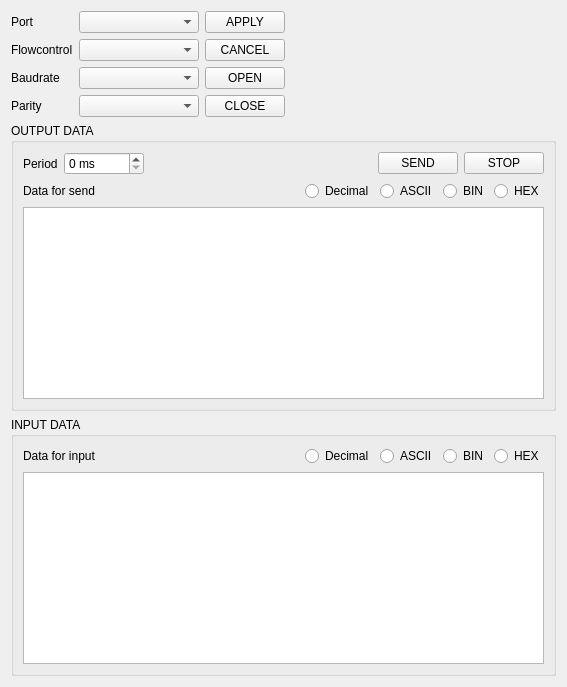
      <widget class="QWidget" name="Uart">
       <attribute name="title">
        <string>Uart</string>
       </attribute>
       <layout class="QVBoxLayout" name="verticalLayout_24">
        <item>
         <layout class="QHBoxLayout" name="horizontalLayout_7">
          <item>
           <layout class="QVBoxLayout" name="verticalLayout_17">
            <item>
             <layout class="QHBoxLayout" name="horizontalLayout_5">
              <item>
               <widget class="QLabel" name="label_2">
                <property name="text">
                 <string>Port</string>
                </property>
               </widget>
              </item>
              <item>
               <widget class="QComboBox" name="comboBox_port">
                <property name="minimumSize">
                 <size>
                  <width>120</width>
                  <height>0</height>
                 </size>
                </property>
                <property name="maximumSize">
                 <size>
                  <width>120</width>
                  <height>16777215</height>
                 </size>
                </property>
               </widget>
              </item>
             </layout>
            </item>
            <item>
             <layout class="QHBoxLayout" name="horizontalLayout_22">
              <item>
               <widget class="QLabel" name="label_6">
                <property name="text">
                 <string>Flowcontrol</string>
                </property>
               </widget>
              </item>
              <item>
               <widget class="QComboBox" name="comboBox_flcntrl">
                <property name="minimumSize">
                 <size>
                  <width>120</width>
                  <height>0</height>
                 </size>
                </property>
                <property name="maximumSize">
                 <size>
                  <width>120</width>
                  <height>16777215</height>
                 </size>
                </property>
               </widget>
              </item>
             </layout>
            </item>
            <item>
             <layout class="QHBoxLayout" name="horizontalLayout_23">
              <item>
               <widget class="QLabel" name="label_3">
                <property name="text">
                 <string>Baudrate</string>
                </property>
               </widget>
              </item>
              <item>
               <widget class="QComboBox" name="comboBox_baudrate">
                <property name="minimumSize">
                 <size>
                  <width>120</width>
                  <height>0</height>
                 </size>
                </property>
                <property name="maximumSize">
                 <size>
                  <width>120</width>
                  <height>16777215</height>
                 </size>
                </property>
               </widget>
              </item>
             </layout>
            </item>
            <item>
             <layout class="QHBoxLayout" name="horizontalLayout_24">
              <item>
               <widget class="QLabel" name="label_5">
                <property name="text">
                 <string>Parity</string>
                </property>
               </widget>
              </item>
              <item>
               <widget class="QComboBox" name="comboBox_parity">
                <property name="minimumSize">
                 <size>
                  <width>120</width>
                  <height>0</height>
                 </size>
                </property>
                <property name="maximumSize">
                 <size>
                  <width>120</width>
                  <height>16777215</height>
                 </size>
                </property>
               </widget>
              </item>
             </layout>
            </item>
           </layout>
          </item>
          <item>
           <layout class="QVBoxLayout" name="verticalLayout_16">
            <item>
             <layout class="QVBoxLayout" name="verticalLayout_15">
              <item>
               <widget class="QPushButton" name="bt_apply">
                <property name="statusTip">
                 <string>Apply port settings</string>
                </property>
                <property name="text">
                 <string>APPLY</string>
                </property>
               </widget>
              </item>
              <item>
               <widget class="QPushButton" name="bt_cancel">
                <property name="statusTip">
                 <string>Cancel new settings </string>
                </property>
                <property name="text">
                 <string>CANCEL</string>
                </property>
               </widget>
              </item>
             </layout>
            </item>
            <item>
             <layout class="QVBoxLayout" name="verticalLayout_4">
              <item>
               <widget class="QPushButton" name="bt_openport">
                <property name="statusTip">
                 <string>Open port</string>
                </property>
                <property name="text">
                 <string>OPEN</string>
                </property>
               </widget>
              </item>
              <item>
               <widget class="QPushButton" name="bt_closeport">
                <property name="statusTip">
                 <string>Close port</string>
                </property>
                <property name="text">
                 <string>CLOSE</string>
                </property>
               </widget>
              </item>
             </layout>
            </item>
           </layout>
          </item>
          <item>
           <spacer name="horizontalSpacer_7">
            <property name="orientation">
             <enum>Qt::Horizontal</enum>
            </property>
            <property name="sizeHint" stdset="0">
             <size>
              <width>40</width>
              <height>20</height>
             </size>
            </property>
           </spacer>
          </item>
         </layout>
        </item>
        <item>
         <widget class="QGroupBox" name="groupBox_2">
          <property name="sizePolicy">
           <sizepolicy hsizetype="Preferred" vsizetype="Preferred">
            <horstretch>5</horstretch>
            <verstretch>0</verstretch>
           </sizepolicy>
          </property>
          <property name="maximumSize">
           <size>
            <width>16777215</width>
            <height>16777215</height>
           </size>
          </property>
          <property name="title">
           <string>OUTPUT DATA</string>
          </property>
          <layout class="QVBoxLayout" name="verticalLayout">
           <item>
            <layout class="QHBoxLayout" name="horizontalLayout_2">
             <item>
              <widget class="QLabel" name="label_7">
               <property name="text">
                <string>Period</string>
               </property>
              </widget>
             </item>
             <item>
              <widget class="QSpinBox" name="spinBox_Period">
               <property name="suffix">
                <string> ms</string>
               </property>
               <property name="maximum">
                <number>10000</number>
               </property>
               <property name="singleStep">
                <number>10</number>
               </property>
              </widget>
             </item>
             <item>
              <spacer name="horizontalSpacer_2">
               <property name="orientation">
                <enum>Qt::Horizontal</enum>
               </property>
               <property name="sizeHint" stdset="0">
                <size>
                 <width>228</width>
                 <height>20</height>
                </size>
               </property>
              </spacer>
             </item>
             <item>
              <widget class="QPushButton" name="bt_send">
               <property name="statusTip">
                <string>Send data</string>
               </property>
               <property name="text">
                <string>SEND</string>
               </property>
              </widget>
             </item>
             <item>
              <widget class="QPushButton" name="bt_stopsend">
               <property name="statusTip">
                <string>Stop send</string>
               </property>
               <property name="text">
                <string>STOP</string>
               </property>
              </widget>
             </item>
            </layout>
           </item>
           <item>
            <layout class="QHBoxLayout" name="horizontalLayout">
             <item>
              <widget class="QLabel" name="label">
               <property name="text">
                <string>Data for send</string>
               </property>
              </widget>
             </item>
             <item>
              <spacer name="horizontalSpacer">
               <property name="orientation">
                <enum>Qt::Horizontal</enum>
               </property>
               <property name="sizeHint" stdset="0">
                <size>
                 <width>58</width>
                 <height>17</height>
                </size>
               </property>
              </spacer>
             </item>
             <item>
              <widget class="QRadioButton" name="rbt_Decout">
               <property name="text">
                <string>Decimal</string>
               </property>
              </widget>
             </item>
             <item>
              <widget class="QRadioButton" name="rbt_ASCIIout">
               <property name="text">
                <string>ASCII</string>
               </property>
              </widget>
             </item>
             <item>
              <widget class="QRadioButton" name="rbt_BINout">
               <property name="text">
                <string>BIN</string>
               </property>
              </widget>
             </item>
             <item>
              <widget class="QRadioButton" name="rbt_HEXout">
               <property name="text">
                <string>HEX</string>
               </property>
              </widget>
             </item>
            </layout>
           </item>
           <item>
            <widget class="QTextEdit" name="textEd_out"/>
           </item>
          </layout>
         </widget>
        </item>
        <item>
         <widget class="QGroupBox" name="groupBox_3">
          <property name="sizePolicy">
           <sizepolicy hsizetype="Preferred" vsizetype="Preferred">
            <horstretch>5</horstretch>
            <verstretch>0</verstretch>
           </sizepolicy>
          </property>
          <property name="title">
           <string>INPUT DATA</string>
          </property>
          <layout class="QVBoxLayout" name="verticalLayout_2">
           <item>
            <layout class="QHBoxLayout" name="horizontalLayout_4">
             <item>
              <widget class="QLabel" name="label_4">
               <property name="text">
                <string>Data for input</string>
               </property>
              </widget>
             </item>
             <item>
              <spacer name="horizontalSpacer_1">
               <property name="orientation">
                <enum>Qt::Horizontal</enum>
               </property>
               <property name="sizeHint" stdset="0">
                <size>
                 <width>58</width>
                 <height>17</height>
                </size>
               </property>
              </spacer>
             </item>
             <item>
              <widget class="QRadioButton" name="rbt_Decin">
               <property name="text">
                <string>Decimal</string>
               </property>
              </widget>
             </item>
             <item>
              <widget class="QRadioButton" name="rbt_ASCIIin">
               <property name="text">
                <string>ASCII</string>
               </property>
              </widget>
             </item>
             <item>
              <widget class="QRadioButton" name="rbt_BINin">
               <property name="text">
                <string>BIN</string>
               </property>
              </widget>
             </item>
             <item>
              <widget class="QRadioButton" name="rbt_HEXin">
               <property name="text">
                <string>HEX</string>
               </property>
              </widget>
             </item>
            </layout>
           </item>
           <item>
            <widget class="QTextBrowser" name="textBr_inp">
             <property name="sizePolicy">
              <sizepolicy hsizetype="Expanding" vsizetype="Expanding">
               <horstretch>0</horstretch>
               <verstretch>0</verstretch>
              </sizepolicy>
             </property>
            </widget>
           </item>
          </layout>
         </widget>
        </item>
       </layout>
      </widget>
